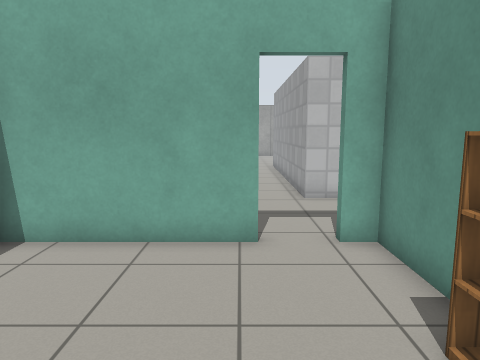
[1] (above)

18 first-person views from a walk through a robot-simulator world made for Gazebo. The camera is 1.2 m above the floor, tilts 8° down and sees 70° across. The floor is counted in squares, 0.5 m on a side. Each view is taken from the middle of a square. On the plan, view 1 faces up. The plan holds only what a view shows up to about 19 squares ahead; the rest is blank. Simple patterns stand in for the simulator's built-in surfaces.

[2]
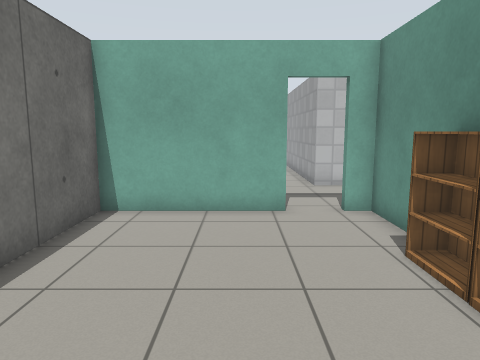

[3]
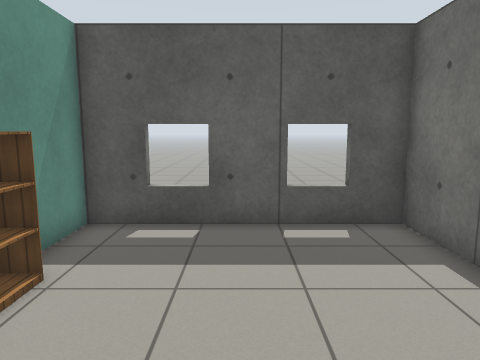

[4]
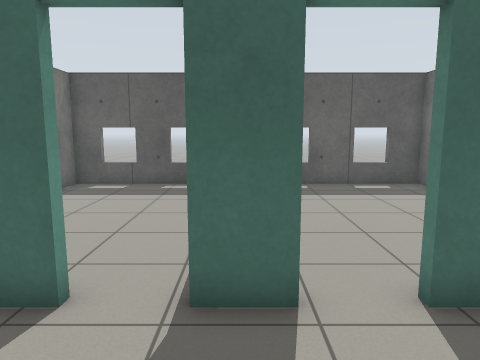

[5]
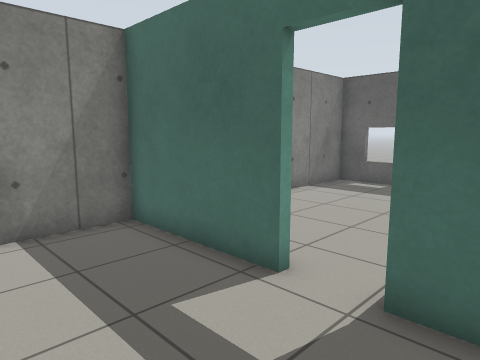

[6]
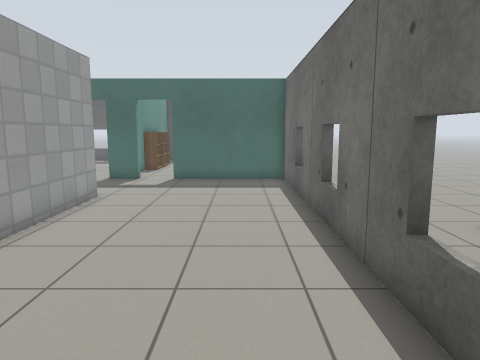

[7]
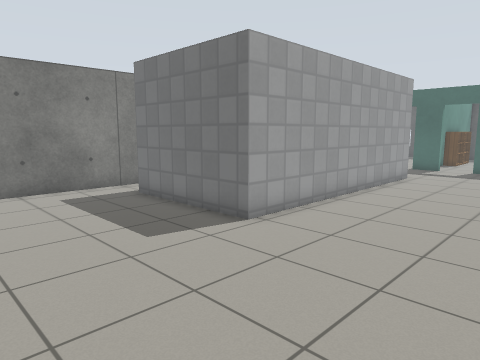

[8]
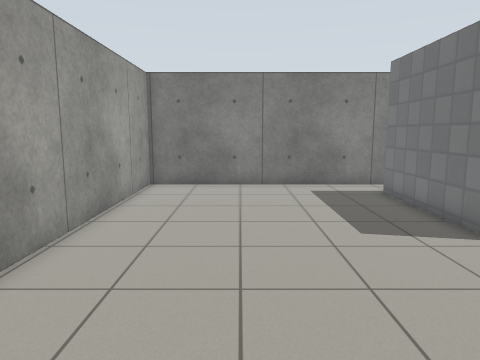

[9]
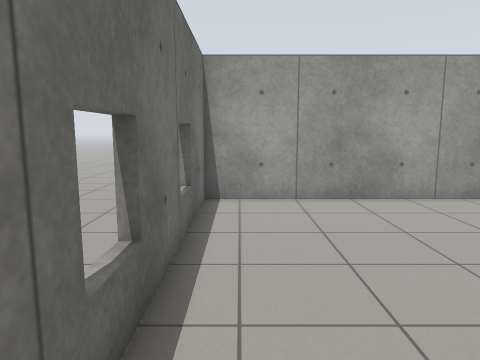

[10]
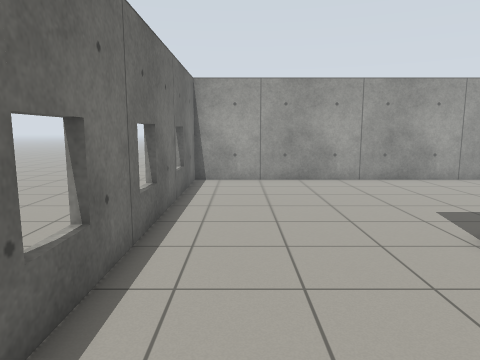

[11]
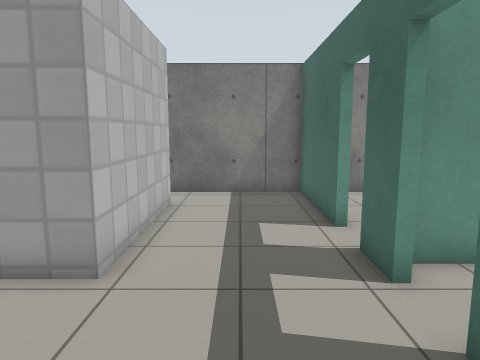

[12]
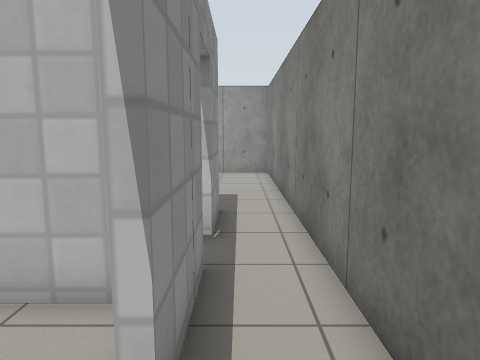

[13]
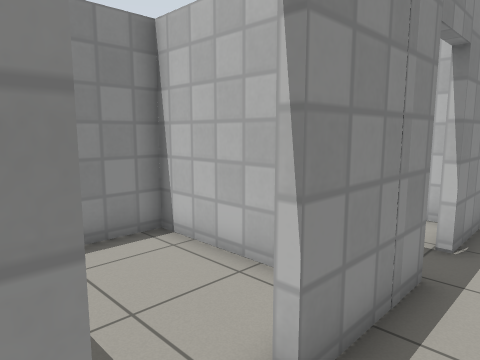

[14]
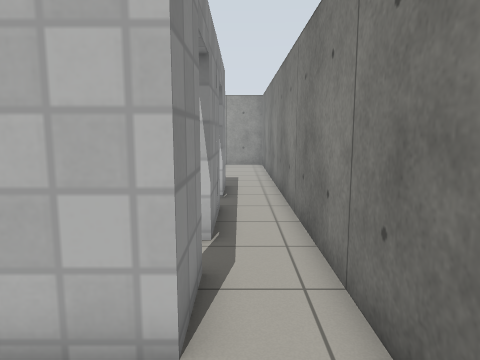

[15]
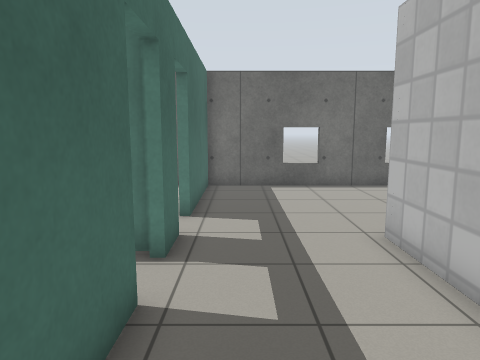

[16]
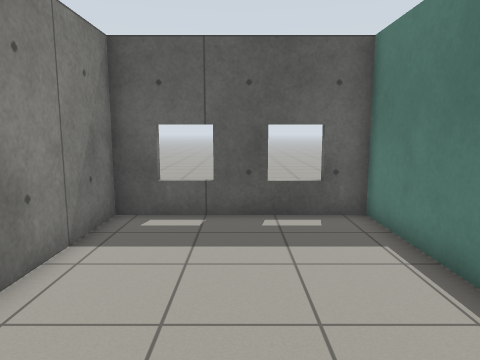

[17]
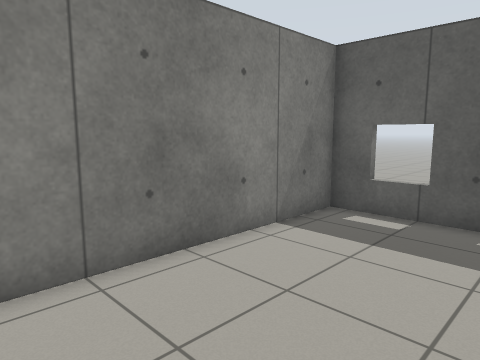

[18]
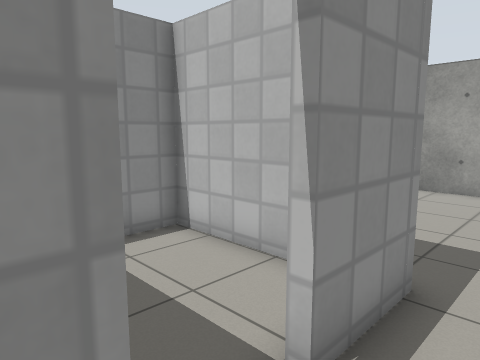

### Floor plan
Ten units are one square. View 1 is at (0, 0); x grows to the right and y downward. Boxes are objects, and circles mark ways between rooms. Rooms are numbered by the first view taken in them; rooms with no view inside come last. Other rooms are left out.
<svg viewBox="-58 -346 169 389">
<path fill="none" stroke="#000" d="M-53 9 -53 38 30 38 30 8M30 -34 30 -73 21 -73M5 -73 -53 -73 -53 -29M84 -199 84 -164M84 -146 84 -123 23 -123 23 -243 84 -243 84 -215M21 -76 37 -76M54 -76 106 -76 106 -341 -53 -341 -53 -76 5 -76M33 -6 33 38 106 38 106 -56M72 -186 27 -186 27 -166M75 -240 27 -240 27 -225"/>
<rect x="15" y="-15" width="20" height="20" fill="#bbb"><title>bookshelf</title></rect>
<rect x="15" y="-35" width="20" height="20" fill="#bbb"><title>bookshelf</title></rect>
<circle cx="13" cy="-73" r="3" fill="#2a7"/>
<circle cx="45" cy="-75" r="3" fill="#2a7"/>
<circle cx="80" cy="-155" r="3" fill="#2a7"/>
<circle cx="80" cy="-205" r="3" fill="#2a7"/>
<text x="-20" y="-20">1</text>
<text x="20" y="-210">2</text>
<text x="70" y="-20">3</text>
<text x="50" y="-160">4</text>
<text x="50" y="-220">5</text>
</svg>
Room 1 opens to room 2. Room 2 opens to room 3. Room 2 opens to room 4. Room 2 opens to room 5.

Where each view was taken, in squares from view 1:
view 1: 0 up, 0 right, facing up
view 2: 3 down, 1 left, facing up
view 3: 5 up, 1 left, facing down
view 4: 12 up, 3 right, facing down
view 5: 12 up, 2 right, facing down-right
view 6: 25 up, 3 left, facing down
view 7: 31 up, 4 left, facing down-right
view 8: 30 up, 5 left, facing right
view 9: 22 up, 4 left, facing up
view 10: 17 up, 3 left, facing up
view 11: 10 up, 3 left, facing right
view 12: 14 up, 9 right, facing up
view 13: 14 up, 10 right, facing up-left
view 14: 9 up, 9 right, facing up
view 15: 9 up, 10 right, facing left
view 16: 6 up, 7 right, facing down
view 17: 6 up, 5 right, facing down-right
view 18: 19 up, 10 right, facing up-left
